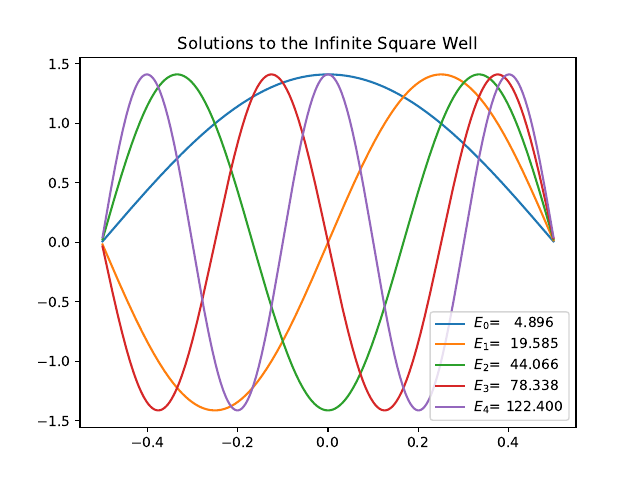

Python code for this plot:
#简述：一维无限深方势阱的数值求解，并输出n=1-5的本征值和本征函数
#方法：二阶差分，步长512，但是第一个点和最后一个点需要去掉（见二阶差分矩阵可知）
#其他：m设为1，hbar设为1，势阱为-1/2到1/2
import numpy as np
import matplotlib.pyplot as plt
import scipy.linalg as scl
#array全部输出
np.set_printoptions(threshold=np.inf)

hbar=1
m=1
N = 512
a = 1.0
x = np.linspace(-a/2.,a/2.,N)
h = x[1]-x[0] # Should be equal to 2*np.pi/(N-1)
V = 0.*x
Mdd = 1./(h*h)*(np.diag(np.ones(N-1),-1) -2* np.diag(np.ones(N),0) + np.diag(np.ones(N-1),1))
H = -(hbar*hbar)/(2.0*m)*Mdd + np.diag(V) 
E,psiT = np.linalg.eigh(H) # 求特征值和特征向量
# psiT是ndarray类型，512*512的二维数组，用于存放同类型的一个多维数组对象。每一个元素在内存中都有相同大小的存储空间。
# transpose对二维数组默认转置,因为H是对称矩阵，故H的转置等于H，又因为H是实矩阵，所以H*=H，综上，H是厄米矩阵
psi = np.transpose(psiT)   # We take the transpose of psiT to the wavefunction vectors can accessed as psi[n]

# 一维无限深方势阱的波函数解为sinx，负值解并没有意义，所以判断波函数正负然后设为正值
for i in range(5):
    if psi[i][N-10] < 0:   
        plt.plot(x,-psi[i]/np.sqrt(h),label="$E_{}$={:>8.3f}".format(i,E[i]))
    else:
        plt.plot(x,psi[i]/np.sqrt(h),label="$E_{}$={:>8.3f}".format(i,E[i]))
    plt.title("Solutions to the Infinite Square Well")

plt.legend()
#plt.savefig("Infinite_Square_Well_WaveFunctions.pdf")
plt.show()